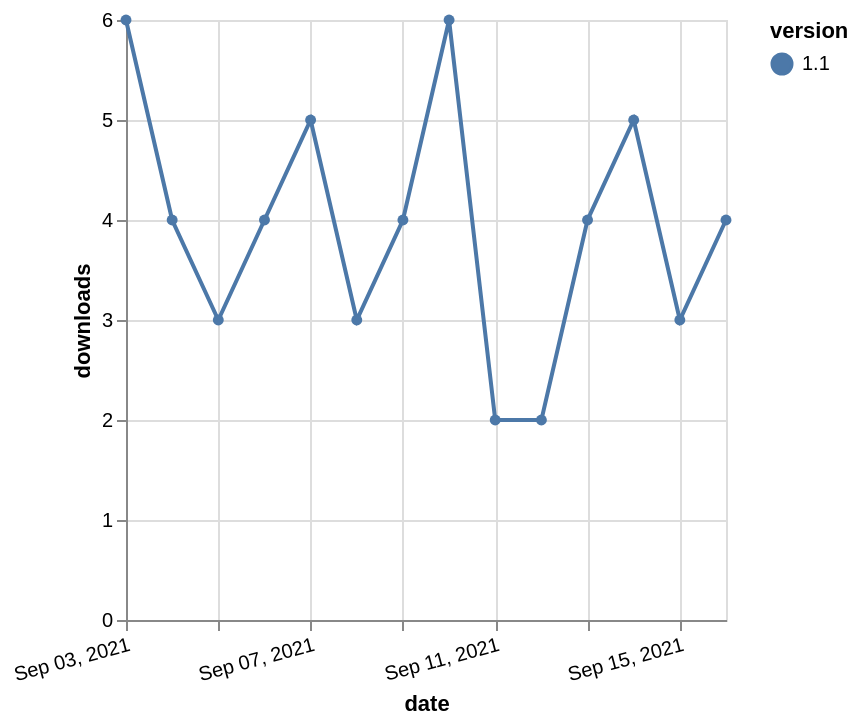

The specification (Vega-Lite) saved for this image:
### Vega-Lite specification from a JSON file in a GitHub repository (floating-point values rounded to 4 significant figures)
{"$schema": "https://vega.github.io/schema/vega-lite/v5.json", "description": "A simple bar chart with embedded data.", "data": {"values": [{"date": "2021-09-03", "total": 3418, "delta": 6, "version": "1.1"}, {"date": "2021-09-04", "total": 3422, "delta": 4, "version": "1.1"}, {"date": "2021-09-05", "total": 3425, "delta": 3, "version": "1.1"}, {"date": "2021-09-06", "total": 3429, "delta": 4, "version": "1.1"}, {"date": "2021-09-07", "total": 3434, "delta": 5, "version": "1.1"}, {"date": "2021-09-08", "total": 3437, "delta": 3, "version": "1.1"}, {"date": "2021-09-09", "total": 3441, "delta": 4, "version": "1.1"}, {"date": "2021-09-10", "total": 3447, "delta": 6, "version": "1.1"}, {"date": "2021-09-11", "total": 3449, "delta": 2, "version": "1.1"}, {"date": "2021-09-12", "total": 3451, "delta": 2, "version": "1.1"}, {"date": "2021-09-13", "total": 3455, "delta": 4, "version": "1.1"}, {"date": "2021-09-14", "total": 3460, "delta": 5, "version": "1.1"}, {"date": "2021-09-15", "total": 3463, "delta": 3, "version": "1.1"}, {"date": "2021-09-16", "total": 3467, "delta": 4, "version": "1.1"}]}, "width": "container", "mark": {"type": "line", "point": {"filled": true}}, "encoding": {"x": {"field": "date", "type": "temporal", "timeUnit": "yearmonthdate", "title": "date", "axis": {"labelAngle": -15}}, "y": {"field": "delta", "type": "quantitative", "title": "downloads"}, "color": {"field": "version", "type": "nominal"}, "tooltip": {"field": "delta"}}}
